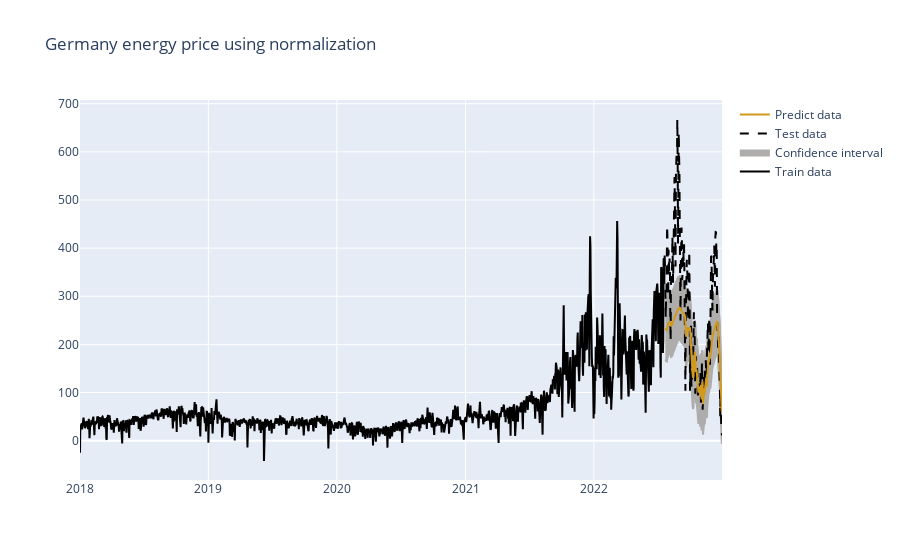

The notebook cell this image was saved under:
### Code cell
y_pred_scaled = predict_model(model_v2, X_test)
y_test_unscaled = scaler.inverse_transform(y_test[:])
y_pred_unscaled = scaler.inverse_transform(y_pred_scaled)
plot_predict_vs_test(energy_prices_df,
                         y_test_unscaled,
                         y_pred_unscaled,
                         'Germany energy price using normalization', target)

### Figure 1 — Plotly figure (JSON) as saved in the notebook; plotly's stock layout.template omitted (floating-point values rounded to 4 significant figures; data arrays with more than 128 entries replaced by an {"elided": "..."} marker saying what was removed)
{"data": [{"line": {"color": "rgba(0,0,0,1)"}, "name": "Train data", "type": "scatter", "x": {"elided": "1664 str values"}, "y": {"elided": "1664 float values"}}, {"line": {"color": "rgba(174, 173, 172, 1)"}, "showlegend": false, "type": "scatter", "x": {"elided": "162 str values"}, "y": {"elided": "162 float values"}}, {"line": {"color": "rgba(174, 173, 172, 1)"}, "showlegend": false, "type": "scatter", "x": {"elided": "162 str values"}, "y": {"elided": "162 float values"}}, {"fill": "tonexty", "fillcolor": "rgba(174, 173, 172, 1)", "line": {"color": "rgba(174, 173, 172, 1)"}, "name": "Confidence interval", "type": "scatter", "x": {"elided": "162 str values"}, "y": {"elided": "162 float values"}}, {"line": {"color": "rgba(0,0,0,1)", "dash": "dash"}, "name": "Test data", "type": "scatter", "x": {"elided": "162 str values"}, "y": {"elided": "162 float values"}}, {"line": {"color": "rgba(210, 153, 26, 1)"}, "name": "Predict data", "type": "scatter", "x": {"elided": "162 str values"}, "y": {"elided": "162 float values"}}], "layout": {"title": {"text": "Germany energy price using normalization"}}}
